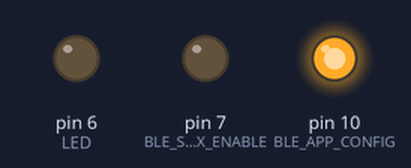
This sketch was run on a simulated Arduino Uno, built with avr-gcc and run on an emulated ATmega328P. Shown: output pins drawn as LEDs (lit = HIGH). What the sketch prints to the serial monitor is not drawn.

Above: at 0.1 s.
Timing chart, 0 to 2.0 s (numbered marks = the images above):
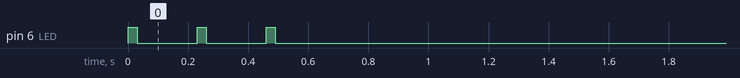

The sketch:

raw_REV-B_softserial.ino
```cpp
/*
does not fully works with app2

notes:
	app1 -  in devices menu need to press once to open devices
	app 2 - in devices menu need to press twice on device to open setting
	graph works, if sent alone. sending with GPS, does no show graph
*/
#define TEST_HJ_185_REV_B

#define BUTON             4
#define LED               6
#define STROBE            5
#define VOLTAGE           A2
#define STAB              3
#define BLE_TX            9
#define BLE_RX            8
#define BLE_SER_RX_ENABLE   7
#define BLE_APP_CONFIG      10

/*BLUETOOTH*********************************************/
#include <SoftwareSerial.h>
SoftwareSerial bleSerial(BLE_TX, BLE_RX); //(RxTx) of MCU

void ble_serial_begin(){
    digitalWrite(BLE_SER_RX_ENABLE, LOW);//works
}

void ble_app_config_enable(){//enables ble config from app
    digitalWrite(BLE_APP_CONFIG, HIGH);
}

/*OTHER_Functions*********************************************/
void forward() {  //no NRF - works
  if (bleSerial && Serial) {
    int byte;
    while ((byte = bleSerial.read()) > 0) Serial.write((char)byte);//write writes bytes
    while ((byte = Serial.read()) > 0) bleSerial.write((char)byte);//does "print" works the same???
  }
}

void on_short(uint8_t PIN, uint8_t times){//short LED Blinks
      for(int i=0; i<times; i++){
          digitalWrite(PIN, HIGH);
          delay(30);
          digitalWrite(PIN, LOW);
          delay(200);
      }
}

/*Sample parameters*********************************************/
void sample_parameters_1(){//short 1 group

	bleSerial.print("$");//DATA_PREFIX
	bleSerial.print(F("{<c:0, SLIDE,0>}"));//send group 0

	bleSerial.print(F("{<a:0,0,Stab,0,255,122,1>}"));//send param to group 0
	bleSerial.print("#");//DATA_SUFFIX
}
void sample_parameters_2(){//mid
    bleSerial.print("$");
    bleSerial.print("{<c:0,TOW,0>}");
    bleSerial.print("{<a:0,0,stab,0,255,0.0,1.0>}{<a:0,1,wing,0,255,1.0,1.0>}{<a:0,2,time,0,255,2.0,1.0>}");
    bleSerial.print("{<c:1,Circle,0>}");
    bleSerial.print("{<a:1,0,name_0,0,255,0.0,1.0>}{<a:1,1,name_1,0,255,1.0,1.0>}{<a:1,2,name_2,0,255,2.0,0.1>}");
    bleSerial.print("{<c:2,Accelerate,0>}");
    bleSerial.print("{<a:2,0,name_0,0,255,0.0,1.0>}{<a:2,1,name_1,0,255,1.0,1.0>}{<a:2,2,name_2,0,255,2.0,0.01>}");
    bleSerial.print("#");
}
void sample_parameters_3(){//long
    bleSerial.print("$");
    bleSerial.print("{<c:0,TOW,0>}");
    bleSerial.print(F("{<a:0,0,stab,0,255,0.0,1.0>}{<a:0,1,wing,0,255,1.0,1.0>}{<a:0,2,time,0,255,2.0,1.0>}"));

    bleSerial.print("{<c:1,Circle,0>}");
    bleSerial.print(F("{<a:1,0,name_0,0,255,0.0,1.0>}{<a:1,1,name_1,0,255,1.0,1.0>}{<a:1,2,name_2,0,25,2.0,0.1>}"));

    bleSerial.print("{<c:2,Accelerate,0>}");
    bleSerial.print(F("{<a:2,0,name_0,0,255,0.0,1.0>}{<a:2,1,name_1,0,255,1.0,1.0>}{<a:2,2,name_2,0,2,2.0,0.01>}"));

    bleSerial.print("#");
}
void sample_parameters_4(){//long
    bleSerial.println("$");

    bleSerial.println("{<c:0,TOW,0>}");
	bleSerial.println("{<c:1,Circle,0>}");
	bleSerial.println("{<c:2,Accelerate,0>}");

	bleSerial.println(F("{<a:0,0,stab,0,200,0,10>}"));
	bleSerial.println(F("{<a:0,1,wing,0,20,1,1>}"));
	bleSerial.println(F("{<a:0,2,time,0,2,2,0.1>}"));
	bleSerial.println(F("{<a:0,4,time,0,2,2,0.01>}"));

    bleSerial.println(F("{<a:1,0,stab,0,2,0,1.0>}"));
	bleSerial.println(F("{<a:1,1,wing,0,2,1,1.0>}"));
	bleSerial.println(F("{<a:1,2,time,0,2,2,1.0>}"));

    bleSerial.println(F("{<a:2,0,stab,0,255,0,1.0>}"));
	bleSerial.println(F("{<a:2,1,wing,0,255,1,1.0>}"));

    bleSerial.println("#");
}
void sample_button(){
	bleSerial.print(F("$"));
    bleSerial.println("{<c:3,Settings,1>}");
    bleSerial.println(F("{<a:3,0,Live config,0,0,0,0>}"));
	bleSerial.println(F("{<a:3,1,LED,0,0,0,0>}"));
	bleSerial.println(F("{<a:3,2,GPS,0,0,0,0>}"));
    bleSerial.print(F("#"));
}
void sample_input(){
	bleSerial.print(F("$"));
    bleSerial.println("{<c:0,Ble Settings,2>}");
    bleSerial.println(F("{<a:0,0,Model Name,0,0,type in text,0>}"));
	bleSerial.println(F("{<a:0,1,Password,0,0,1234,0>}"));
	bleSerial.println(F("{<a:0,2,DT Channel,0,0,34,0>}"));
    bleSerial.print(F("#"));
}
void sample_text(){
	bleSerial.print(F("$"));
    bleSerial.println("{<c:0,Ble Settings,3>}");
    bleSerial.println(F("{<a:0,0,Model Name,0,0,read only text,0>}"));
	bleSerial.println(F("{<a:0,1,Password,0,0,1234,0>}"));
	bleSerial.println(F("{<a:0,2,DT Channel,0,0,5678,0>}"));
    bleSerial.print(F("#"));
}
void sample_graph(){

	bleSerial.print("$");
    bleSerial.print("{<g:id_0,Acelerometer,0.0,4.3>}");
	bleSerial.print("{<g:id_0,Acelerometer,1.0,6.3>}");
	bleSerial.print("{<g:id_0,Acelerometer,2.0,8.3>}");
    bleSerial.print("{<g:id_1,Altitude,0.0,0.3>}");
	bleSerial.print("{<g:id_1,Altitude,1.0,10.3>}");
	bleSerial.print("{<g:id_1,Altitude,2.0,20.9>}");
    bleSerial.print("#");
}
void sample_gps(){
	bleSerial.print("$");
    bleSerial.print("{<m:Plane,56.96932,23.081715,177.0>}");
    bleSerial.print("{<m:Drone,56.96972,23.077515,127.0>}");
    bleSerial.print("#");

}
/*setup preset*********************************************/
void setup_preset_1(){
        Serial.begin(38400);        //maybe change to 115200-no
        bleSerial.begin(38400);       //default 115200,..38400-sugested for 8MHz!!!


/*define I/O*/

        pinMode(LED, OUTPUT);
        pinMode(BUTON, INPUT_PULLUP);
        pinMode(BLE_SER_RX_ENABLE, OUTPUT);
        pinMode(BLE_APP_CONFIG, OUTPUT);

		ble_serial_begin();			//enabless RX on BLE module
		ble_app_config_enable();	//enables ble config from app

		Serial.println("Serial:38400" );
		Serial.print("BLE:38400" );

		on_short(LED, 3);			//blinks LED 3 times

		delay(1000);
}

/*MCU work starts here*********************************************/
void setup(){
	setup_preset_1();
	delay(50);
	//sample_parameters_1();//works
	//sample_parameters_2();//app received only last group with params
	delay(50);
	sample_parameters_4();//receives only last parameters
	//sample_button();//works
	delay(50);
	//sample_input();//works puurfekt
	//sample_text();
	//sample_graph();//graph works, if sent alone. sending with GPS, does no show anything.
	delay(50);
	//sample_gps();//works 2021-01-18
}

void loop(){

	//forward2();

}
```
